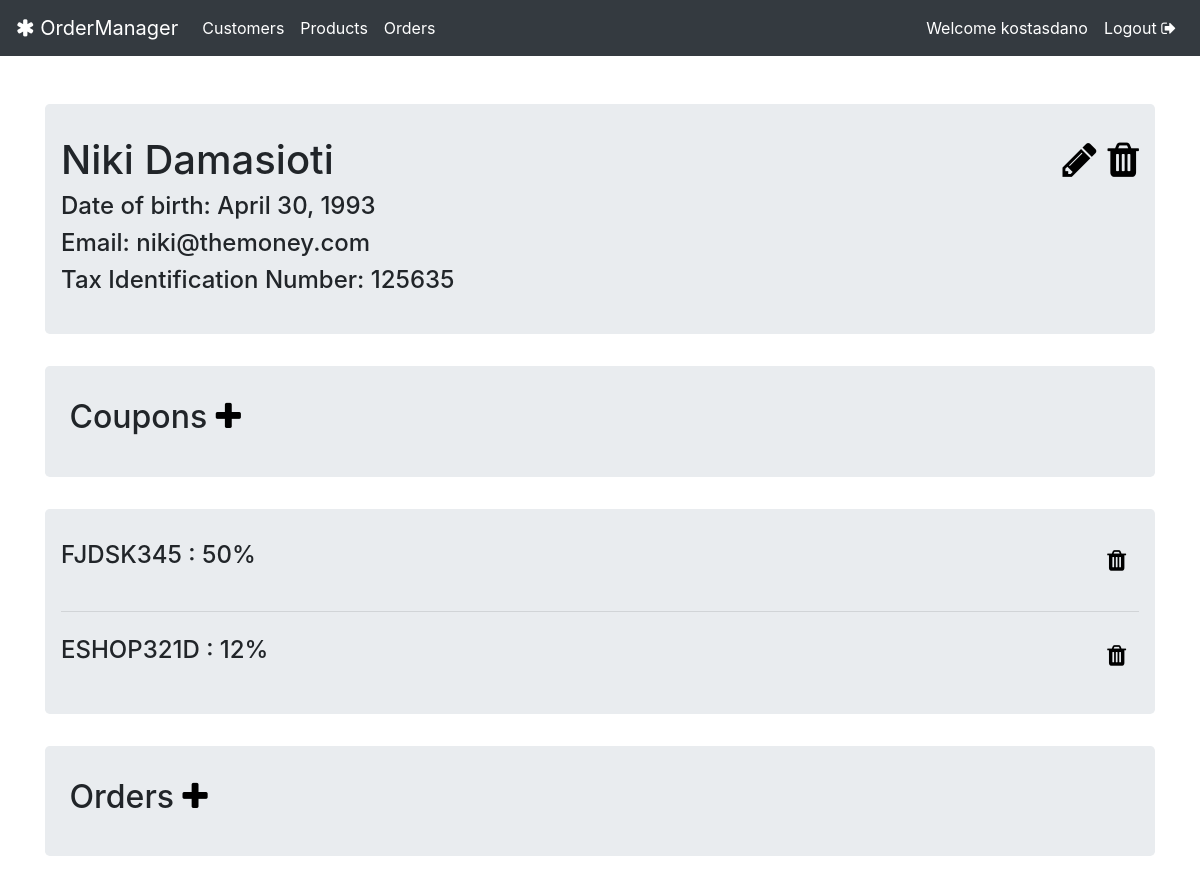
Page /customers/3/ (signed in) on the earlier database version.
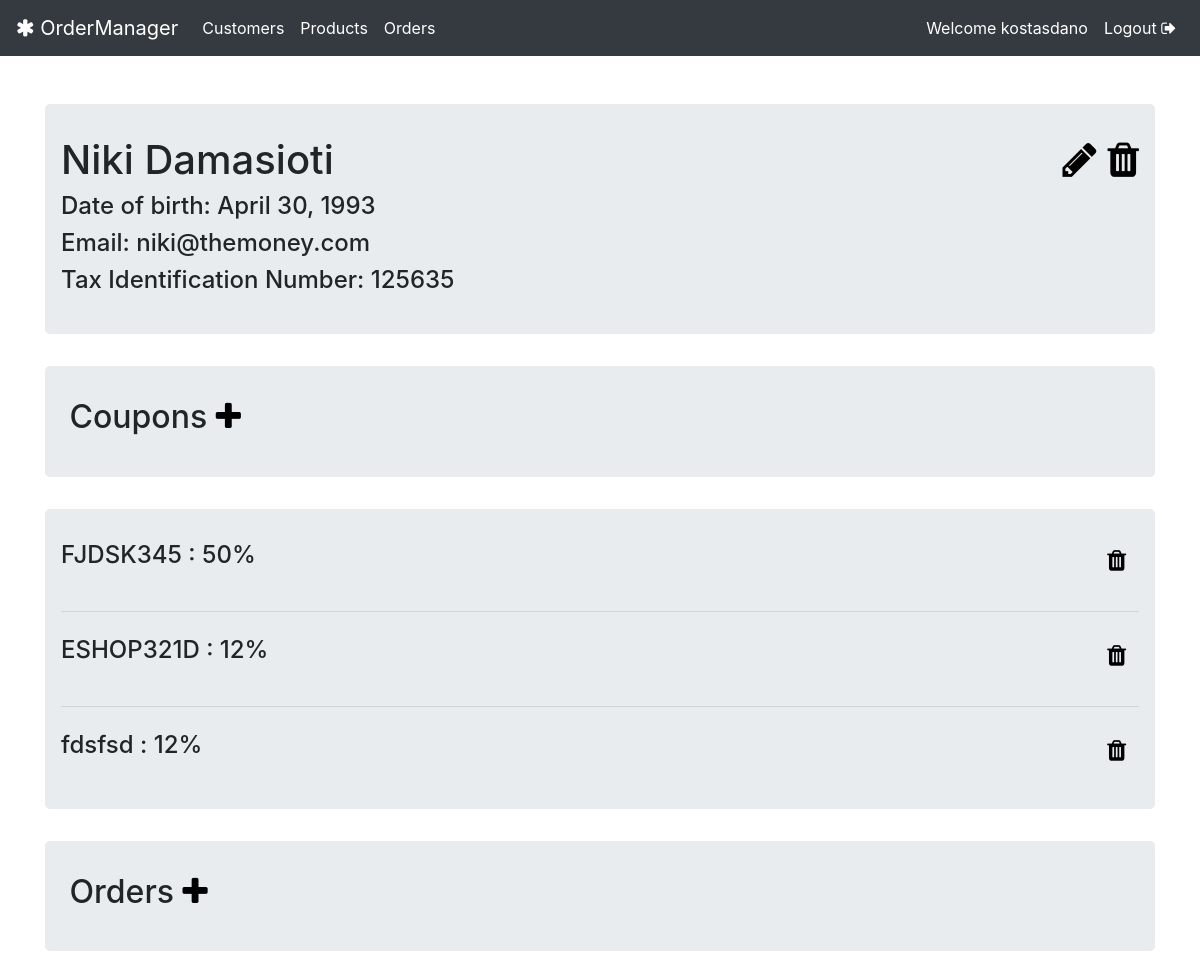
Same page on the later database version.
### customers/models.py (models this page shows, shortened)
class Coupon(models.Model):
    code = models.CharField(max_length=10, unique=True)
    discount_percentage = models.PositiveIntegerField()
    customer = models.ForeignKey(Customer, related_name="coupons", on_delete=models.CASCADE)       # Multiple coupons to each Customer

### customers/views.py (the view)
# urls.py: path('<int:pk>/', views.CustomerProducts.as_view(), name='customer_orders'),
class CustomerProducts(LoginRequiredMixin, ListView):
    model = Customer
    template_name = 'customers/details.html'
    paginate_by = 4
    def get_queryset(self):
        self.customer = get_object_or_404(Customer, pk=self.kwargs['pk'])
        return self.customer.customer_orders.all(), self.customer.coupons.all()
    def get_context_data(self, **kwargs):
        context = super().get_context_data(**kwargs)
        context["customer"] = self.customer
        context["order_list"] = self.customer.customer_orders.all()
        context["coupon_list"] = self.customer.coupons.all()
        return context

### customers/templates/customers/details.html (shortened to what this page needs)
{% extends 'base.html' %}
{% block body_block %}
<div class="jumbotron {% if customer.c_active == False %} hidden-content {% endif %}">
    <div class="row">
        <div class="col-md-6" align="left">
            <h1>{{customer.full_name}}</h1>
            <h4>Date of birth: {{customer.birth_date}}</h4>
            <h4>Email: {{customer.email}}</h4>
            <h4>Tax Identification Number: {{customer.tin}}</h4>
        </div>
        <div class="col-md-6" align="right">
            {% if user.is_authenticated %}
            <h1>
                <a href="{% url 'customers:customer_update' pk=customer.id %}"><span
                        class="fa fa-pencil"
                        aria-hidden="true"></span></a>
                <a href="{% url 'customers:customer_deactivate' pk=customer.id %}"><span
                        class="fa fa-trash"
                        aria-hidden="true"></span></a>
            </h1>
            {% endif %}
        </div>
    </div>
</div>
<div class="jumbotron {% if customer.c_active == False %} hidden-content {% endif %}">
    <div class="row">
        <div class="col-md-6" align="left">
            <h2> Coupons <a
                    href="{% url 'customers:customer_coupon_add' customer_pk=customer.pk %}"><i
                    class="fa fa-plus" style="color: black;"></i></a></h2>
        </div>
    </div>
</div>
{% if coupon_list|length != 0 %}
<div class="jumbotron {% if customer.c_active == False %} hidden-content {% endif %}">
    {% for coupon in coupon_list %}
    <div class="row">
         <div class="col-md-6" align="left">
             {% if coupon.order %}
             <h4><strike style="opacity:0.7;">{{coupon.code}} : {{coupon.discount_percentage}}%</strike> (Redeemed)</h4>
             {% else %}
             <h4>{{coupon.code}} : {{coupon.discount_percentage}}% </h4>
             {% endif %}
        </div>
        <div class="col-md-6" align="right">
            {% if user.is_authenticated %}
            <h1>
                <form action="{% url 'customers:coupon_delete' pk=coupon.id %}" method="post">
                    <h4><button class="btn fa fa-trash" style="background-color: Transparent;" aria-hidden="true"
                            onclick="return confirm('Are you sure?');"></button></h4>
                </form>
            </h1>
            {% endif %}
        </div>
    </div>
    {% if forloop.counter < coupon_list|length %}
    <hr class="my-4">
    {% endif %}
    {% endfor %}
</div>
{% endif %}
<div class="jumbotron {% if customer.c_active == False %} hidden-content {% endif %}">
    <div class="row">
        <div class="col-md-6" align="left">
            <h2> Orders <a
                    href="{% url 'orders:order_create_cpk' customer_pk=customer.pk %}"><i
                    class="fa fa-plus" style="color: black;"></i></a></h2>
        </div>
    </div>
</div>
{% endblock %}

Differences in the rows shown:
added Coupon: code "fdsfsd", discount_percentage "12"
